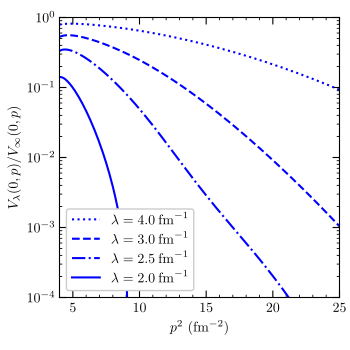

This figure's Python source:
# Copyright (c) 2025 Matthias Heinz
# 
# This software is released under the MIT License.
# https://opensource.org/licenses/MIT

import pathlib

import matplotlib.pyplot as plt
import matplotlib
import numpy as np
from scipy.interpolate import interp1d

from nn_srg.potential import load_1S0_potential
from nn_srg.srg import SRG

# matplotlib font configurations

plt.rcParams["text.usetex"] = True
plt.rcParams["text.latex.preamble"] = r"\usepackage{lmodern}\usepackage{amsmath}"
plt.rcParams["font.family"] = ["Latin Modern Roman"]
plt.rcParams["font.size"] = 10

# Set up initial figure
fig, axs = plt.subplots(1, 1)

fig_width = 3.5
fig_height = 3.5

# Set maximum momentum to show
kmax = 5.0

# Define new even grid for data
i_nodes = np.linspace(2.0, kmax - 1e-3, 200)

# Set lambdas to show
lambdas = [
    # (25.0, r"\infty")
] + [
    (x, f"{x:0.1f}" + r"\:\mathrm{fm}^{-1}")
    for x in [4.0, 3.0, 2.5, 2.0]
]

line_styles = [":", "--", "-.", "-"]


# EM500 or AV18
name = "EM500"
color = "blue"

# Load potential
pot = load_1S0_potential(name)

# SRG evolve potential
srg = SRG(pot)
nodes = np.array(pot.nodes)
orig = np.array(pot.without_weights()[0])

f = interp1d(nodes, orig, kind='cubic', bounds_error=False, fill_value=0.0)

i_orig = f(i_nodes)

# Iterate over lambdas
for i, lll in enumerate(lambdas):
    lam, lam_disp = lll
    srg.evolve(lam)

    # Read in potential
    new = np.array(srg.get_potential().without_weights()[0])

    # Plot potential matrix on corresponding axis in grid
    ax = axs
    ax.yaxis.set_minor_locator(matplotlib.ticker.AutoMinorLocator(5))
    ax.xaxis.set_minor_locator(matplotlib.ticker.AutoMinorLocator(5))
    ax.tick_params(bottom=True, top=True, left=True, right=True, which="both")
    ax.tick_params(axis="x", which="both", direction="in")
    ax.tick_params(axis="y", which="both", direction="in")
    ax.tick_params(which='major', length=5)
    
    f = interp1d(nodes, new, kind='cubic', bounds_error=False, fill_value=0.0)
    i_new = f(i_nodes)
    i_ratio = i_new / (i_orig + 1e-8)

    ax.plot(i_nodes**2, i_ratio, color=color, ls=line_styles[i], label=r"$\lambda = " + lam_disp + r"$")

ax.set_xlim((4, 25))
ax.set_yscale("log")
ax.set_ylim((1e-4, 1.0))
ax.legend(framealpha=1.0)
ax.set_xlabel(r"$p^2$ (fm$^{-2}$)")
ax.set_ylabel(r"$V_\lambda(0, p) / V_\infty(0, p)$")

# Adjust plot boundaries
plt.gcf().subplots_adjust(left=0.17)
plt.gcf().subplots_adjust(right=0.97)
plt.gcf().subplots_adjust(top=0.95)
plt.gcf().subplots_adjust(bottom=0.15)

# Save plot
plt.gcf().set_size_inches(fig_width, fig_height)
path = __file__.replace(".py", ".pdf").replace("scripts", "plots")
pathlib.Path(path).parent.mkdir(parents=True, exist_ok=True)
plt.savefig(path, dpi=300)
plt.close(fig)
